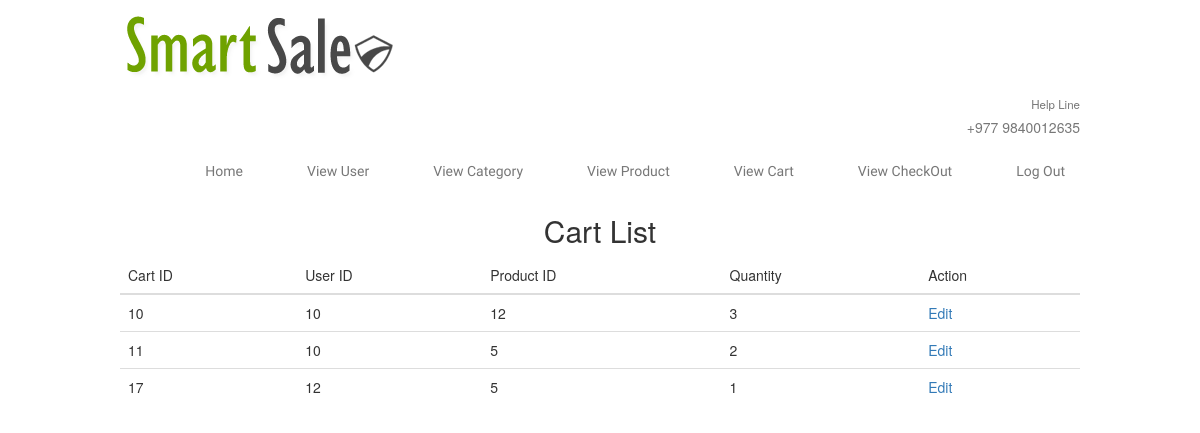
The app's page /admin_viewcart.php (signed in) with its own data.
### tables this page shows
CREATE TABLE `cart` (
  `id` int(11) NOT NULL,
  `user_id` int(11) NOT NULL,
  `product_id` int(11) NOT NULL,
  `quantity` int(11) NOT NULL
);

### admin_viewcart.php (the view, shortened to what this page needs)
<?php
include_once("utilitis/config.php");
$rs_results = mysqli_query($conn,"Select * from cart");
include_once('adminpanel.php');
?>
<!DOCTYPE HTML>
<html>
<head>
</head>
<body>
    <?php
    include_once('adminpanel.php');
    ?>
<div class="table-responsive">
    <h2 align="center">Cart List</h2>
    <table class = "table" border="2" align="center">
        <thead>
        <th>Cart ID</th>
        <th>User ID</th>
        <th>Product ID</th>
        <th>Quantity</th>
        <th colspan="2">Action</th>
        </thead>
        <tbody>
        <?php
        while ($rs_res = mysqli_fetch_assoc($rs_results))
        {
        ?>
        <tr>
            <td><?php echo $rs_res["id"]?></td>
            <td><?php echo $rs_res["user_id"]?></td>
            <td><?php echo $rs_res["product_id"]?></td>
            <td><?php echo $rs_res["quantity"]?></td>
            <td><a href="admin_edituser.php?user_id=<?php echo $rs_res["user_id"];?>">Edit</a></td>
        </tr>
        <?php }?>
        </tbody>
    </table>
</div>
</body>
</html>

### css/style.css (style rules this page uses)
html,body,div,span,applet,object,iframe,h1,h2,h3,h4,h5,h6,p,blockquote,pre,a,abbr,acronym,address,big,cite,code,del,dfn,em,img,ins,kbd,q,s,samp,small,strike,strong,sub,sup,tt,var,b,u,i,dl,dt,dd,ol,nav ul,nav li,fieldset,form,label,legend,table,caption,tbody,tfoot,thead,tr,th,td,article,aside,canvas,details,embed,figure,figcaption,footer,header,hgroup,menu,nav,output,ruby,section,summary,time,mark,audio,video { margin:0;padding:0;border:0;font-size:100%;font:inherit;vertical-align:baseline; }
table { border-collapse:collapse;border-spacing:0; }
a { text-decoration:none; }
body { font-family: Arial, Geneva,Helvetica, sans-serif; font-size: 100%; background:#ffffff; margin-top: 50px }

### records on screen
cart: id "10", user "10", product "12", quantity "3"
cart: id "11", user "10", product "5", quantity "2"
cart: id "17", user "12", product "5", quantity "1"
